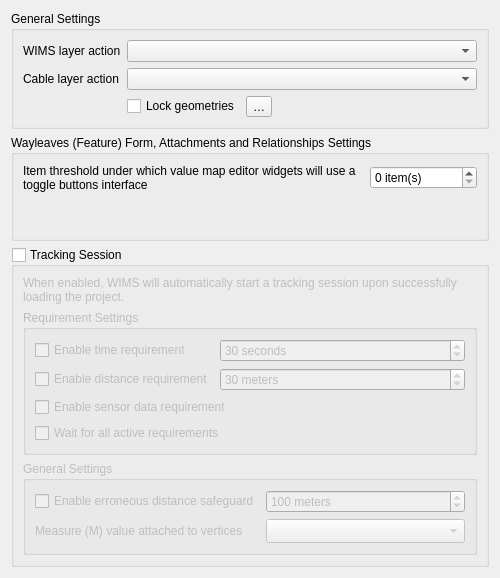
<?xml version="1.0" encoding="UTF-8"?>
<ui version="4.0">
 <class>QFieldLayerSettingsPage</class>
 <widget class="QWidget" name="QFieldLayerSettingsPage">
  <property name="geometry">
   <rect>
    <x>0</x>
    <y>0</y>
    <width>500</width>
    <height>578</height>
   </rect>
  </property>
  <property name="windowTitle">
   <string>Form</string>
  </property>
  <layout class="QVBoxLayout" name="QFieldLayerSettingsPageLayout">
   <item>
    <widget class="QGroupBox" name="generalSettingsGroupBox">
     <property name="title">
      <string>General Settings</string>
     </property>
     <layout class="QFormLayout" name="generalSettingsLayout">
      <item row="0" column="1">
       <widget class="QComboBox" name="cloudLayerActionComboBox">
        <property name="sizePolicy">
         <sizepolicy hsizetype="Expanding" vsizetype="Fixed">
          <horstretch>0</horstretch>
          <verstretch>0</verstretch>
         </sizepolicy>
        </property>
       </widget>
      </item>
      <item row="0" column="0">
       <widget class="QLabel" name="cloudLayerActionLabel">
        <property name="text">
         <string>WIMS layer action</string>
        </property>
       </widget>
      </item>
      <item row="1" column="0">
       <widget class="QLabel" name="cableLayerActionLabel">
        <property name="text">
         <string>Cable layer action</string>
        </property>
       </widget>
      </item>
      <item row="2" column="1">
       <layout class="QHBoxLayout" name="horizontalLayout">
        <item>
         <widget class="QCheckBox" name="isGeometryLockedCheckBox">
          <property name="toolTip">
           <string>When enabled, this option disables adding and deleting features, as well as modifying the geometries of existing features.</string>
          </property>
          <property name="text">
           <string>Lock geometries</string>
          </property>
         </widget>
        </item>
        <item>
         <widget class="QgsPropertyOverrideButton" name="isGeometryLockedDDButton">
          <property name="text">
           <string>…</string>
          </property>
         </widget>
        </item>
        <item>
         <spacer name="horizontalSpacer">
          <property name="orientation">
           <enum>Qt::Horizontal</enum>
          </property>
          <property name="sizeHint" stdset="0">
           <size>
            <width>20</width>
            <height>20</height>
           </size>
          </property>
         </spacer>
        </item>
       </layout>
      </item>
      <item row="1" column="1">
       <widget class="QComboBox" name="cableLayerActionComboBox"/>
      </item>
     </layout>
    </widget>
   </item>
   <item>
    <widget class="QGroupBox" name="attachmentsRelationsGroupBox">
     <property name="title">
      <string>Wayleaves (Feature) Form, Attachments and Relationships Settings</string>
     </property>
     <layout class="QFormLayout" name="attachmentsRelationsLayout">
      <item row="0" column="0" colspan="2">
       <layout class="QHBoxLayout" name="valueMapButtonInterfaceLayout">
        <item>
         <widget class="QLabel" name="valueMapButtonInterfaceLabel">
          <property name="sizePolicy">
           <sizepolicy hsizetype="Expanding" vsizetype="Fixed">
            <horstretch>1</horstretch>
            <verstretch>0</verstretch>
           </sizepolicy>
          </property>
          <property name="text">
           <string>Item threshold under which value map editor widgets will use a toggle buttons interface</string>
          </property>
          <property name="wordWrap">
           <bool>true</bool>
          </property>
         </widget>
        </item>
        <item>
         <widget class="QgsSpinBox" name="valueMapButtonInterfaceSpinBox">
          <property name="sizePolicy">
           <sizepolicy hsizetype="Fixed" vsizetype="Fixed">
            <horstretch>0</horstretch>
            <verstretch>0</verstretch>
           </sizepolicy>
          </property>
          <property name="suffix">
           <string> item(s)</string>
          </property>
          <property name="minimum">
           <number>0</number>
          </property>
          <property name="maximum">
           <number>9999999</number>
          </property>
          <property name="value">
           <number>0</number>
          </property>
          <property name="showClearButton">
           <bool>true</bool>
          </property>
          <property name="clearValue">
           <bool>false</bool>
          </property>
         </widget>
        </item>
       </layout>
      </item>
     </layout>
    </widget>
   </item>
   <item>
    <widget class="QgsCollapsibleGroupBox" name="trackingSessionGroupBox">
     <property name="title">
      <string>Tracking Session</string>
     </property>
     <property name="checkable">
      <bool>true</bool>
     </property>
     <property name="checked">
      <bool>false</bool>
     </property>
     <property name="collapsed">
      <bool>true</bool>
     </property>
     <layout class="QVBoxLayout" name="trackingSessionLayout">
      <item>
       <widget class="QLabel" name="trackingSessionLabel">
        <property name="text">
         <string>When enabled, WIMS will automatically start a tracking session upon successfully loading the project.</string>
        </property>
        <property name="wordWrap">
         <bool>true</bool>
        </property>
       </widget>
      </item>
      <item>
       <widget class="QGroupBox" name="trackingRequirementsGroupBox">
        <property name="title">
         <string>Requirement Settings</string>
        </property>
        <layout class="QGridLayout" name="trackingRequirementsLayout">
         <item row="0" column="0">
          <widget class="QCheckBox" name="timeRequirementCheckBox">
           <property name="text">
            <string>Enable time requirement</string>
           </property>
          </widget>
         </item>
         <item row="0" column="1">
          <widget class="QgsSpinBox" name="timeRequirementIntervalSecondsSpinBox">
           <property name="sizePolicy">
            <sizepolicy hsizetype="Expanding" vsizetype="Fixed">
             <horstretch>1</horstretch>
             <verstretch>0</verstretch>
            </sizepolicy>
           </property>
           <property name="suffix">
            <string> seconds</string>
           </property>
           <property name="minimum">
            <number>1</number>
           </property>
           <property name="maximum">
            <number>600</number>
           </property>
           <property name="value">
            <number>30</number>
           </property>
           <property name="showClearButton">
            <bool>true</bool>
           </property>
           <property name="clearValue">
            <bool>true</bool>
           </property>
          </widget>
         </item>
         <item row="1" column="0">
          <widget class="QCheckBox" name="distanceRequirementCheckBox">
           <property name="text">
            <string>Enable distance requirement</string>
           </property>
          </widget>
         </item>
         <item row="1" column="1">
          <widget class="QgsSpinBox" name="distanceRequirementMinimumMetersSpinBox">
           <property name="sizePolicy">
            <sizepolicy hsizetype="Expanding" vsizetype="Fixed">
             <horstretch>1</horstretch>
             <verstretch>0</verstretch>
            </sizepolicy>
           </property>
           <property name="suffix">
            <string> meters</string>
           </property>
           <property name="minimum">
            <number>1</number>
           </property>
           <property name="maximum">
            <number>1000</number>
           </property>
           <property name="value">
            <number>30</number>
           </property>
           <property name="showClearButton">
            <bool>true</bool>
           </property>
           <property name="clearValue">
            <bool>true</bool>
           </property>
          </widget>
         </item>
         <item row="2" column="0" colspan="2">
          <widget class="QCheckBox" name="sensorDataRequirementCheckBox">
           <property name="text">
            <string>Enable sensor data requirement</string>
           </property>
          </widget>
         </item>
         <item row="3" column="0" colspan="2">
          <widget class="QCheckBox" name="allRequirementsCheckBox">
           <property name="text">
            <string>Wait for all active requirements</string>
           </property>
          </widget>
         </item>
        </layout>
       </widget>
      </item>
      <item>
       <widget class="QGroupBox" name="trackingGeneralSettingsGroupBox">
        <property name="title">
         <string>General Settings</string>
        </property>
        <layout class="QGridLayout" name="trackingGeneralSettingsLayout">
         <item row="0" column="0">
          <widget class="QCheckBox" name="erroneousDistanceSafeguardCheckBox">
           <property name="text">
            <string>Enable erroneous distance safeguard</string>
           </property>
          </widget>
         </item>
         <item row="0" column="1">
          <widget class="QgsSpinBox" name="erroneousDistanceSafeguardMaximumMetersSpinBox">
           <property name="sizePolicy">
            <sizepolicy hsizetype="Expanding" vsizetype="Fixed">
             <horstretch>1</horstretch>
             <verstretch>0</verstretch>
            </sizepolicy>
           </property>
           <property name="suffix">
            <string> meters</string>
           </property>
           <property name="minimum">
            <number>1</number>
           </property>
           <property name="maximum">
            <number>1000</number>
           </property>
           <property name="value">
            <number>100</number>
           </property>
           <property name="showClearButton">
            <bool>true</bool>
           </property>
           <property name="clearValue">
            <bool>true</bool>
           </property>
          </widget>
         </item>
         <item row="1" column="0">
          <widget class="QLabel" name="measurementTypeLabel">
           <property name="text">
            <string>Measure (M) value attached to vertices</string>
           </property>
           <property name="wordWrap">
            <bool>true</bool>
           </property>
          </widget>
         </item>
         <item row="1" column="1">
          <widget class="QComboBox" name="measurementTypeComboBox">
           <property name="sizePolicy">
            <sizepolicy hsizetype="Expanding" vsizetype="Fixed">
             <horstretch>1</horstretch>
             <verstretch>0</verstretch>
            </sizepolicy>
           </property>
           <property name="sizeAdjustPolicy">
            <enum>QComboBox::AdjustToMinimumContentsLengthWithIcon</enum>
           </property>
          </widget>
         </item>
        </layout>
       </widget>
      </item>
     </layout>
    </widget>
   </item>
  </layout>
 </widget>
 <customwidgets>
  <customwidget>
   <class>QgsCollapsibleGroupBox</class>
   <extends>QGroupBox</extends>
   <header>qgscollapsiblegroupbox.h</header>
   <container>1</container>
  </customwidget>
  <customwidget>
   <class>QgsPropertyOverrideButton</class>
   <extends>QToolButton</extends>
   <header>qgspropertyoverridebutton.h</header>
  </customwidget>
  <customwidget>
   <class>QgsSpinBox</class>
   <extends>QSpinBox</extends>
   <header>qgsspinbox.h</header>
  </customwidget>
 </customwidgets>
 <resources/>
 <connections/>
</ui>
